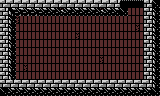

Below is a game level as drawn by its tile map, then a one-line description and the .tmx file that defines it, in full:
An orthogonal 40x12 tile map with 4x8 px tiles, 1 tile layer (Tile Layer 1).

<map version="1.8" tiledversion="1.8.4" orientation="orthogonal" renderorder="right-down" width="40" height="12" tilewidth="4" tileheight="8" infinite="0" nextlayerid="2" nextobjectid="1">
 <editorsettings>
  <export target="level6_map.maps1e1s2.csv" format="csv" />
 </editorsettings>
 <tileset firstgid="1" source="game_tileset.tsx" />
 <layer id="1" name="Tile Layer 1" width="40" height="12">
  <data encoding="csv">
17,18,17,18,17,18,17,18,17,18,17,18,17,18,17,18,17,18,17,18,17,18,17,18,17,18,17,18,17,18,93,93,93,93,93,93,17,18,9,12,
17,18,3,4,5,4,5,4,5,4,5,6,5,6,15,16,5,6,5,6,5,6,5,6,15,16,5,6,5,6,9,10,49,49,49,49,17,18,7,8,
17,18,7,8,56,49,49,49,49,49,49,49,49,49,49,49,49,49,49,49,49,49,49,49,49,49,49,49,49,49,49,49,49,49,49,49,17,18,7,8,
17,18,7,8,49,49,49,49,49,49,49,49,49,49,49,49,49,49,49,49,49,49,49,49,49,49,49,49,49,49,49,49,49,49,56,49,17,18,7,8,
17,18,7,8,49,49,49,49,49,49,49,49,49,49,49,49,49,49,49,56,49,49,49,49,49,49,49,49,49,49,49,49,49,49,49,49,17,18,7,8,
17,18,7,8,49,49,49,49,49,49,49,49,49,49,49,49,49,49,49,49,49,49,49,49,49,49,49,49,49,49,49,49,49,49,49,49,17,18,7,8,
17,18,7,8,49,49,49,49,49,49,49,49,49,49,49,49,49,49,49,49,49,49,49,49,49,49,49,49,49,49,49,49,49,49,49,49,17,18,7,8,
17,18,7,8,49,49,49,49,49,49,49,49,49,49,49,49,49,49,49,49,49,49,49,49,49,56,49,49,49,49,49,49,49,49,49,49,17,18,7,8,
17,18,7,8,49,49,56,49,49,49,49,49,49,49,49,49,49,49,49,49,49,49,49,49,49,49,49,49,49,49,49,49,49,49,49,49,17,18,7,8,
17,18,7,8,49,49,49,49,49,49,49,49,49,49,49,49,49,49,49,49,49,49,49,49,49,49,49,49,49,49,49,49,49,49,49,49,17,18,7,8,
17,18,17,18,17,18,17,18,17,18,17,18,17,18,17,18,17,18,17,18,17,18,17,18,17,18,17,18,17,18,17,18,17,18,17,18,17,18,7,8,
11,12,5,6,5,6,5,6,5,6,5,6,5,6,5,6,5,6,5,6,5,6,5,6,5,6,5,6,5,6,5,6,5,6,5,6,5,6,9,10
</data>
 </layer>
</map>